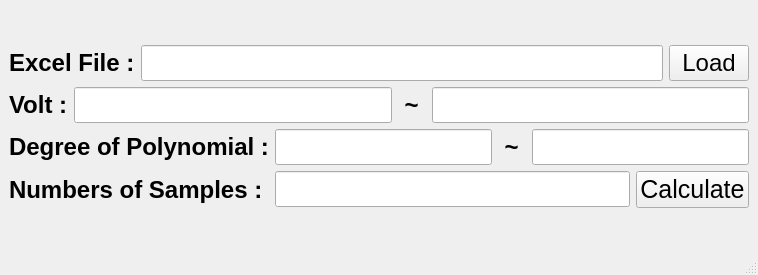
<?xml version="1.0" encoding="UTF-8"?>
<ui version="4.0">
 <class>MainWindow</class>
 <widget class="QMainWindow" name="MainWindow">
  <property name="geometry">
   <rect>
    <x>0</x>
    <y>0</y>
    <width>758</width>
    <height>275</height>
   </rect>
  </property>
  <property name="windowTitle">
   <string>EC - App2</string>
  </property>
  <widget class="QWidget" name="centralwidget">
   <layout class="QGridLayout" name="gridLayout">
    <item row="0" column="0">
     <layout class="QVBoxLayout" name="verticalLayout">
      <item>
       <layout class="QHBoxLayout" name="horizontalLayout">
        <item>
         <widget class="QLabel" name="label">
          <property name="font">
           <font>
            <pointsize>18</pointsize>
            <weight>75</weight>
            <bold>true</bold>
           </font>
          </property>
          <property name="text">
           <string>Excel File :</string>
          </property>
         </widget>
        </item>
        <item>
         <widget class="QLineEdit" name="txt_file">
          <property name="font">
           <font>
            <pointsize>18</pointsize>
           </font>
          </property>
         </widget>
        </item>
        <item>
         <widget class="QPushButton" name="btn_load">
          <property name="font">
           <font>
            <pointsize>18</pointsize>
           </font>
          </property>
          <property name="text">
           <string>Load</string>
          </property>
         </widget>
        </item>
       </layout>
      </item>
      <item>
       <layout class="QHBoxLayout" name="horizontalLayout_2">
        <item>
         <widget class="QLabel" name="label_2">
          <property name="font">
           <font>
            <pointsize>18</pointsize>
            <weight>75</weight>
            <bold>true</bold>
           </font>
          </property>
          <property name="text">
           <string>Volt :</string>
          </property>
         </widget>
        </item>
        <item>
         <widget class="QLineEdit" name="txt_v1">
          <property name="font">
           <font>
            <pointsize>18</pointsize>
           </font>
          </property>
         </widget>
        </item>
        <item>
         <widget class="QLabel" name="label_3">
          <property name="font">
           <font>
            <pointsize>18</pointsize>
            <weight>75</weight>
            <bold>true</bold>
           </font>
          </property>
          <property name="text">
           <string> ~ </string>
          </property>
         </widget>
        </item>
        <item>
         <widget class="QLineEdit" name="txt_v2">
          <property name="font">
           <font>
            <pointsize>18</pointsize>
           </font>
          </property>
         </widget>
        </item>
       </layout>
      </item>
      <item>
       <layout class="QHBoxLayout" name="horizontalLayout_3">
        <item>
         <widget class="QLabel" name="label_4">
          <property name="font">
           <font>
            <pointsize>18</pointsize>
            <weight>75</weight>
            <bold>true</bold>
           </font>
          </property>
          <property name="text">
           <string>Degree of Polynomial :</string>
          </property>
         </widget>
        </item>
        <item>
         <widget class="QLineEdit" name="txt_deg1">
          <property name="font">
           <font>
            <pointsize>18</pointsize>
           </font>
          </property>
         </widget>
        </item>
        <item>
         <widget class="QLabel" name="label_5">
          <property name="font">
           <font>
            <pointsize>18</pointsize>
            <weight>75</weight>
            <bold>true</bold>
           </font>
          </property>
          <property name="text">
           <string> ~ </string>
          </property>
         </widget>
        </item>
        <item>
         <widget class="QLineEdit" name="txt_deg2">
          <property name="font">
           <font>
            <pointsize>18</pointsize>
           </font>
          </property>
         </widget>
        </item>
       </layout>
      </item>
      <item>
       <layout class="QHBoxLayout" name="horizontalLayout_4">
        <item>
         <widget class="QLabel" name="label_6">
          <property name="font">
           <font>
            <pointsize>18</pointsize>
            <weight>75</weight>
            <bold>true</bold>
           </font>
          </property>
          <property name="text">
           <string>Numbers of Samples : </string>
          </property>
         </widget>
        </item>
        <item>
         <widget class="QLineEdit" name="txt_num">
          <property name="font">
           <font>
            <pointsize>18</pointsize>
           </font>
          </property>
         </widget>
        </item>
        <item>
         <widget class="QPushButton" name="btn_cal">
          <property name="font">
           <font>
            <pointsize>19</pointsize>
           </font>
          </property>
          <property name="text">
           <string>Calculate</string>
          </property>
         </widget>
        </item>
       </layout>
      </item>
     </layout>
    </item>
   </layout>
  </widget>
  <widget class="QStatusBar" name="statusbar"/>
 </widget>
 <resources/>
 <connections/>
</ui>
